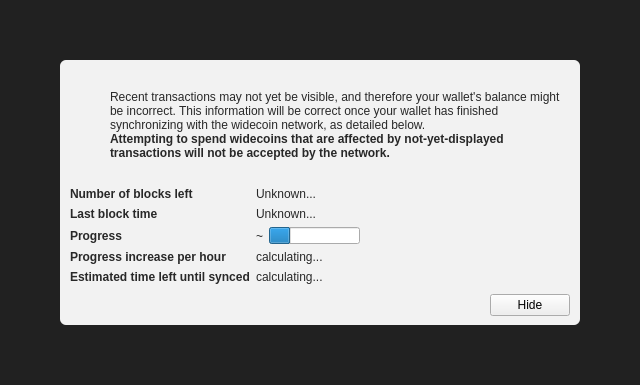
<?xml version="1.0" encoding="UTF-8"?>
<ui version="4.0">
 <class>ModalOverlay</class>
 <widget class="ModalOverlay" name="ModalOverlay">
  <property name="geometry">
   <rect>
    <x>0</x>
    <y>0</y>
    <width>640</width>
    <height>385</height>
   </rect>
  </property>
  <property name="windowTitle">
   <string>Form</string>
  </property>
  <layout class="QVBoxLayout" name="verticalLayout" stretch="0">
   <property name="sizeConstraint">
    <enum>QLayout::SetDefaultConstraint</enum>
   </property>
   <property name="leftMargin">
    <number>0</number>
   </property>
   <property name="topMargin">
    <number>0</number>
   </property>
   <property name="rightMargin">
    <number>0</number>
   </property>
   <property name="bottomMargin">
    <number>0</number>
   </property>
   <item>
    <widget class="QWidget" name="bgWidget" native="true">
     <property name="styleSheet">
      <string notr="true">#bgWidget { background: rgba(0,0,0,220); }</string>
     </property>
     <layout class="QVBoxLayout" name="verticalLayoutMain" stretch="1">
      <property name="leftMargin">
       <number>60</number>
      </property>
      <property name="topMargin">
       <number>60</number>
      </property>
      <property name="rightMargin">
       <number>60</number>
      </property>
      <property name="bottomMargin">
       <number>60</number>
      </property>
      <item>
       <widget class="QWidget" name="contentWidget" native="true">
        <property name="styleSheet">
         <string notr="true">#contentWidget { background: rgba(255,255,255,240); border-radius: 6px; }

QLabel { color: rgb(40,40,40);  }</string>
        </property>
        <layout class="QVBoxLayout" name="verticalLayoutSub" stretch="1,0,0,0">
         <property name="spacing">
          <number>0</number>
         </property>
         <property name="leftMargin">
          <number>10</number>
         </property>
         <property name="topMargin">
          <number>10</number>
         </property>
         <property name="rightMargin">
          <number>10</number>
         </property>
         <property name="bottomMargin">
          <number>10</number>
         </property>
         <item>
          <layout class="QHBoxLayout" name="horizontalLayoutIconText" stretch="0,1">
           <property name="topMargin">
            <number>20</number>
           </property>
           <item>
            <layout class="QVBoxLayout" name="verticalLayoutIcon">
             <property name="leftMargin">
              <number>0</number>
             </property>
             <item>
              <widget class="QPushButton" name="warningIcon">
               <property name="enabled">
                <bool>false</bool>
               </property>
               <property name="text">
                <string/>
               </property>
               <property name="icon">
                <iconset>
                 <normaloff>:/icons/warning</normaloff>
                 <disabledoff>:/icons/warning</disabledoff>:/icons/warning</iconset>
               </property>
               <property name="iconSize">
                <size>
                 <width>48</width>
                 <height>48</height>
                </size>
               </property>
               <property name="flat">
                <bool>true</bool>
               </property>
              </widget>
             </item>
             <item>
              <spacer name="verticalSpacerWarningIcon">
               <property name="orientation">
                <enum>Qt::Vertical</enum>
               </property>
               <property name="sizeHint" stdset="0">
                <size>
                 <width>20</width>
                 <height>40</height>
                </size>
               </property>
              </spacer>
             </item>
            </layout>
           </item>
           <item>
            <layout class="QVBoxLayout" name="verticalLayoutInfoText">
             <property name="leftMargin">
              <number>0</number>
             </property>
             <property name="topMargin">
              <number>0</number>
             </property>
             <item>
              <widget class="QLabel" name="infoText">
               <property name="text">
                <string>Recent transactions may not yet be visible, and therefore your wallet's balance might be incorrect. This information will be correct once your wallet has finished synchronizing with the widecoin network, as detailed below.</string>
               </property>
               <property name="textFormat">
                <enum>Qt::RichText</enum>
               </property>
               <property name="wordWrap">
                <bool>true</bool>
               </property>
              </widget>
             </item>
             <item>
              <widget class="QLabel" name="infoTextStrong">
               <property name="font">
                <font>
                 <weight>75</weight>
                 <bold>true</bold>
                </font>
               </property>
               <property name="text">
                <string>Attempting to spend widecoins that are affected by not-yet-displayed transactions will not be accepted by the network.</string>
               </property>
               <property name="textFormat">
                <enum>Qt::RichText</enum>
               </property>
               <property name="wordWrap">
                <bool>true</bool>
               </property>
              </widget>
             </item>
             <item>
              <spacer name="verticalSpacerInTextSpace">
               <property name="orientation">
                <enum>Qt::Vertical</enum>
               </property>
               <property name="sizeHint" stdset="0">
                <size>
                 <width>20</width>
                 <height>40</height>
                </size>
               </property>
              </spacer>
             </item>
            </layout>
           </item>
          </layout>
         </item>
         <item>
          <spacer name="verticalSpacerAfterText">
           <property name="orientation">
            <enum>Qt::Vertical</enum>
           </property>
           <property name="sizeHint" stdset="0">
            <size>
             <width>20</width>
             <height>40</height>
            </size>
           </property>
          </spacer>
         </item>
         <item>
          <layout class="QFormLayout" name="formLayout">
           <property name="fieldGrowthPolicy">
            <enum>QFormLayout::FieldsStayAtSizeHint</enum>
           </property>
           <property name="horizontalSpacing">
            <number>6</number>
           </property>
           <property name="verticalSpacing">
            <number>6</number>
           </property>
           <property name="topMargin">
            <number>10</number>
           </property>
           <item row="0" column="0">
            <widget class="QLabel" name="labelNumberOfBlocksLeft">
             <property name="font">
              <font>
               <weight>75</weight>
               <bold>true</bold>
              </font>
             </property>
             <property name="text">
              <string>Number of blocks left</string>
             </property>
            </widget>
           </item>
           <item row="0" column="1">
            <widget class="QLabel" name="numberOfBlocksLeft">
             <property name="text">
              <string>Unknown...</string>
             </property>
            </widget>
           </item>
           <item row="1" column="0">
            <widget class="QLabel" name="labelLastBlockTime">
             <property name="font">
              <font>
               <weight>75</weight>
               <bold>true</bold>
              </font>
             </property>
             <property name="text">
              <string>Last block time</string>
             </property>
            </widget>
           </item>
           <item row="1" column="1">
            <widget class="QLabel" name="newestBlockDate">
             <property name="sizePolicy">
              <sizepolicy hsizetype="Maximum" vsizetype="Preferred">
               <horstretch>0</horstretch>
               <verstretch>0</verstretch>
              </sizepolicy>
             </property>
             <property name="text">
              <string>Unknown...</string>
             </property>
            </widget>
           </item>
           <item row="2" column="0">
            <widget class="QLabel" name="labelSyncDone">
             <property name="font">
              <font>
               <weight>75</weight>
               <bold>true</bold>
              </font>
             </property>
             <property name="text">
              <string>Progress</string>
             </property>
            </widget>
           </item>
           <item row="2" column="1">
            <layout class="QHBoxLayout" name="horizontalLayoutSync" stretch="0,1">
             <item>
              <widget class="QLabel" name="percentageProgress">
               <property name="text">
                <string notr="true">~</string>
               </property>
              </widget>
             </item>
             <item>
              <widget class="QProgressBar" name="progressBar">
               <property name="value">
                <number>24</number>
               </property>
               <property name="format">
                <string/>
               </property>
              </widget>
             </item>
            </layout>
           </item>
           <item row="4" column="0">
            <widget class="QLabel" name="labelProgressIncrease">
             <property name="font">
              <font>
               <weight>75</weight>
               <bold>true</bold>
              </font>
             </property>
             <property name="text">
              <string>Progress increase per hour</string>
             </property>
            </widget>
           </item>
           <item row="4" column="1">
            <widget class="QLabel" name="progressIncreasePerH">
             <property name="text">
              <string>calculating...</string>
             </property>
            </widget>
           </item>
           <item row="5" column="0">
            <widget class="QLabel" name="labelEstimatedTimeLeft">
             <property name="font">
              <font>
               <weight>75</weight>
               <bold>true</bold>
              </font>
             </property>
             <property name="text">
              <string>Estimated time left until synced</string>
             </property>
            </widget>
           </item>
           <item row="5" column="1">
            <widget class="QLabel" name="expectedTimeLeft">
             <property name="text">
              <string>calculating...</string>
             </property>
            </widget>
           </item>
          </layout>
         </item>
         <item>
          <layout class="QHBoxLayout" name="horizontalLayoutButtons">
           <property name="leftMargin">
            <number>10</number>
           </property>
           <property name="topMargin">
            <number>10</number>
           </property>
           <item>
            <spacer name="horizontalSpacer">
             <property name="orientation">
              <enum>Qt::Horizontal</enum>
             </property>
             <property name="sizeHint" stdset="0">
              <size>
               <width>40</width>
               <height>20</height>
              </size>
             </property>
            </spacer>
           </item>
           <item>
            <widget class="QPushButton" name="closeButton">
             <property name="text">
              <string>Hide</string>
             </property>
            </widget>
           </item>
          </layout>
         </item>
        </layout>
       </widget>
      </item>
     </layout>
    </widget>
   </item>
  </layout>
 </widget>
 <customwidgets>
  <customwidget>
   <class>ModalOverlay</class>
   <extends>QWidget</extends>
   <header>qt/modaloverlay.h</header>
   <container>1</container>
  </customwidget>
 </customwidgets>
 <resources/>
 <connections/>
</ui>
